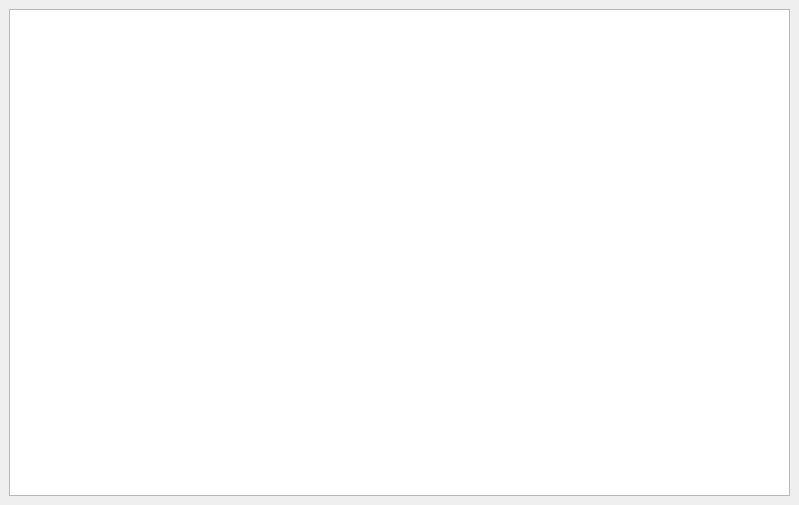
<?xml version="1.0" encoding="UTF-8"?>
<ui version="4.0">
 <class>Espresso</class>
 <widget class="QMainWindow" name="Espresso">
  <property name="geometry">
   <rect>
    <x>0</x>
    <y>0</y>
    <width>799</width>
    <height>505</height>
   </rect>
  </property>
  <property name="windowTitle">
   <string>MainWindow</string>
  </property>
  <widget class="QWidget" name="mainLayout">
   <layout class="QGridLayout" name="gridLayout">
    <item row="0" column="0">
     <widget class="QTableWidget" name="table"/>
    </item>
   </layout>
  </widget>
 </widget>
 <resources/>
 <connections/>
</ui>
